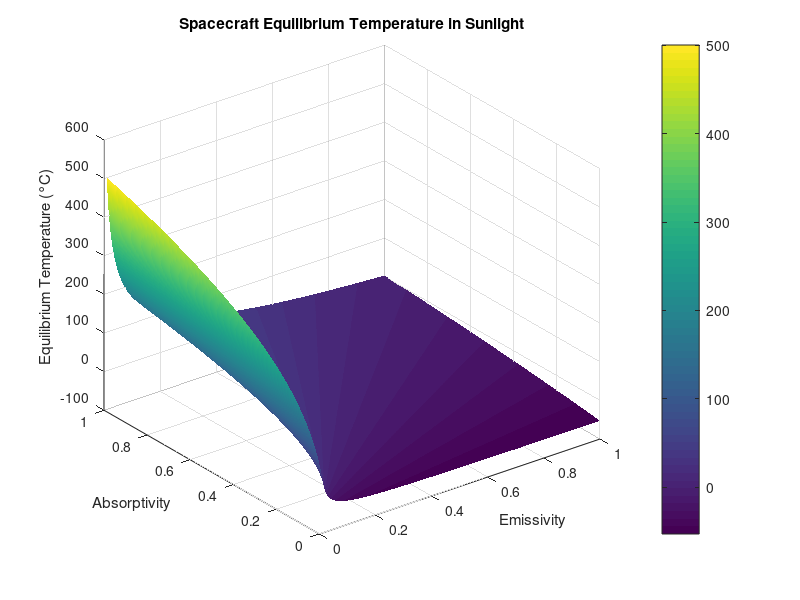
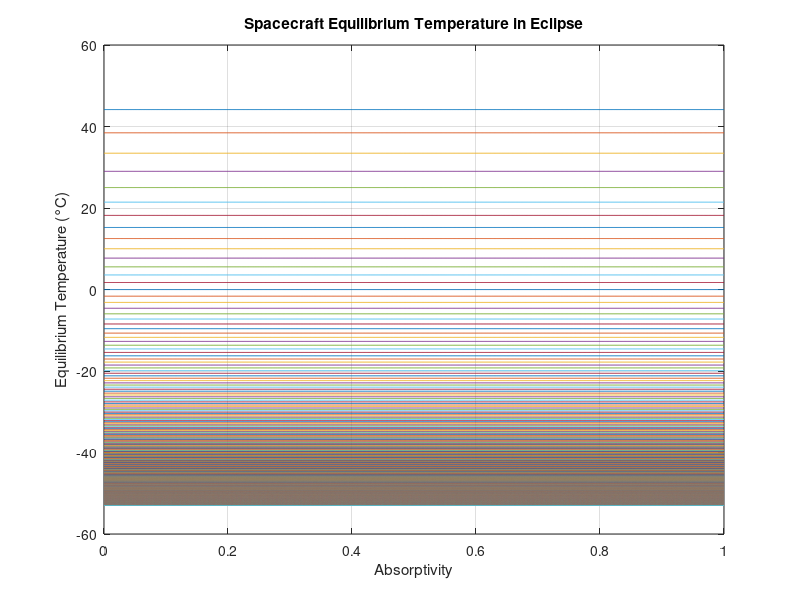
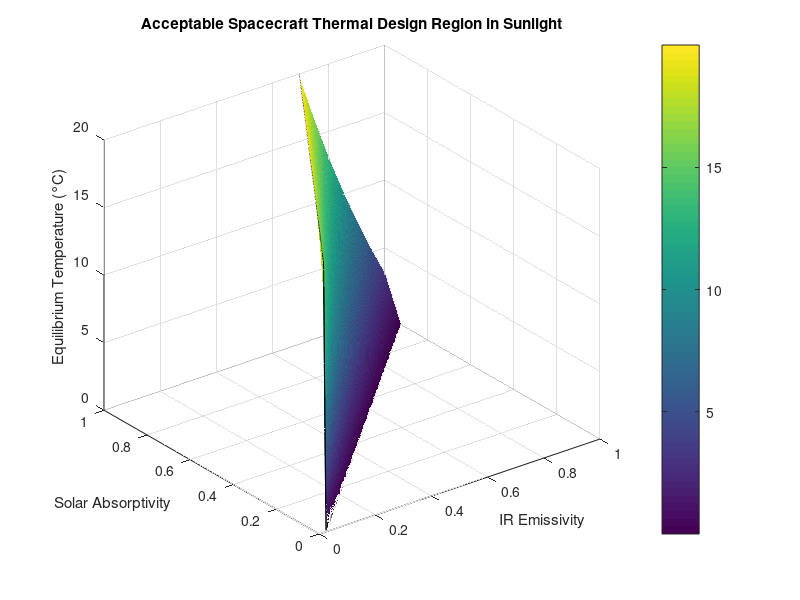

The MATLAB script that drew these images, in order: (Note: this script raises an error after producing the figures.)

clear

A = 22.419; % Total spacecraft surface area (m^2)
Af = 1.077; % Projected area toward Sun (m^2)
Tspace = 4; % Deep-space temperature (K)
Tearth = 290; % Earth effective temperature (K)
sigma = 5.67e-8; % Stefan-Boltzmann constant (W/m^2-K^4)

emissivity = linspace(0.01,1,1000);
absorptivity = linspace(0,1,1000);

Fearth = 0.321;
Fspace = 1 - Fearth;

[e,a] = meshgrid(emissivity,absorptivity);

% Absorbed heat inputs (W)
Qint = 100;
Qsolar = a .* Af .* 1367;
Qalbedo = a .* A .* Fearth .* 410;

% Emitted thermal radiation (W)
Qradspace = e .* A .* Fspace .* sigma .* Tspace^4;
Qradearth = e .* A .* Fearth .* sigma .* Tearth^4;

% Radiative equilibrium
T = ((Qint + Qsolar + Qalbedo + Qradspace + Qradearth) ...
    ./ (e .* A .* sigma)).^0.25 - 273.15;

Tcold = ((Qint + Qradspace + Qradearth) ...
    ./ (e .* A .* sigma)).^0.25 - 273.15;

% Plot
figure(1)
surf(e,a,T)
xlabel('Emissivity')
ylabel('Absorptivity')
zlabel('Equilibrium Temperature (°C)')
title('Spacecraft Equilibrium Temperature in Sunlight')
colorbar
grid on
shading interp

figure(2)
plot(a, Tcold)
xlabel('Absorptivity')
ylabel('Equilibrium Temperature (°C)')
title('Spacecraft Equilibrium Temperature in Eclipse')
grid on

% Identify combinations within acceptable temperature range
valid = (T >= 0) & (T <= 20);

% Keep only acceptable temperatures
T_valid = T;
T_valid_cold = Tcold;
T_valid(~valid) = NaN;
T_valid_cold(~valid) = NaN;

% Plot acceptable region only
figure(3)
surf(e, a, T_valid)

xlabel('IR Emissivity')
ylabel('Solar Absorptivity')
zlabel('Equilibrium Temperature (°C)')
title('Acceptable Spacecraft Thermal Design Region in Sunlight')
colorbar
clim([0 20])
zlim([0 20])
grid on
shading interp

figure(4)
surf(e, a, T_valid_cold)

xlabel('Emissivity')
ylabel('Absorptivity')
zlabel('Equilibrium Temperature (°C)')
title('Acceptable Spacecraft Thermal Design Region in Eclipse')
colorbar
clim([0 20])
zlim([0 20])
grid on
shading interp
% Count valid combinations
fprintf('Acceptable combinations: %d out of %d (%.2f%%)\n', ...
    nnz(valid), numel(valid), 100*nnz(valid)/numel(valid));
